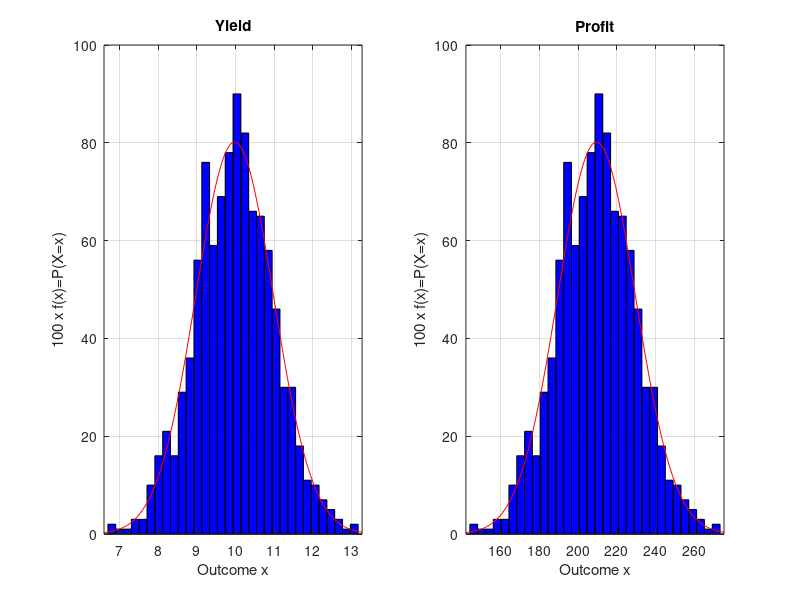
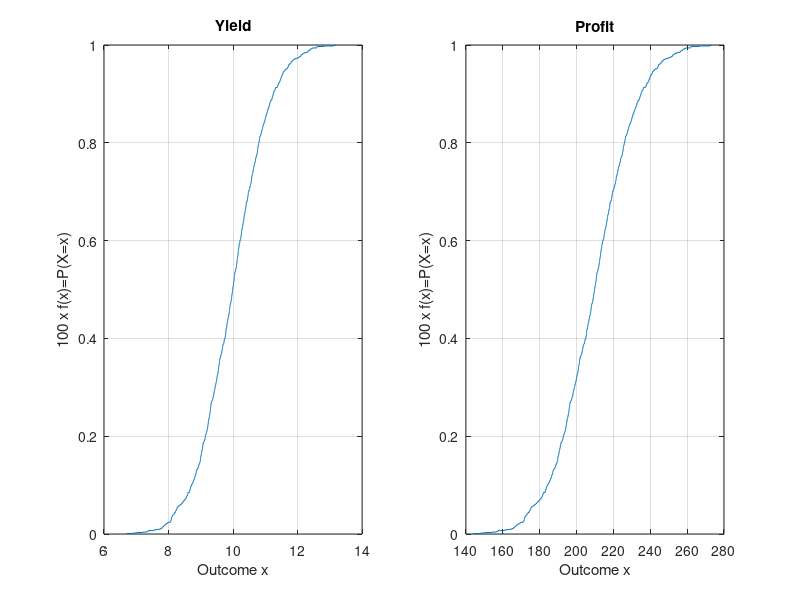

Source code (MATLAB) for these figures, in order:
% matlab example #3
% random variable transformation

clc
clear all
close all hidden

% simulate yield data plant 1
rng(0)
mu1=10; % mean
sigma1=1; % std deviation
N=1000; % number of samples
data1=normrnd(mu1,sigma1,N,1)

% compute profit
data2= 10+20*data1
mu2=10+20*mu1
sigma2=20*sigma1

% plot data 1 as histogram & cdf
figure(1)
subplot(1,2,1)
histfit(data1)
grid on
xlabel('Outcome x')
ylabel('100 x f(x)=P(X=x)')
title('Yield')

% plot data 2 as histogram & cdf
subplot(1,2,2)
histfit(data2)
grid on
xlabel('Outcome x')
ylabel('100 x f(x)=P(X=x)')
title('Profit')

mean(data1)
mean(data2)

var(data1)
var(data2)

% plot data 1 as histogram & cdf
figure(2)
subplot(1,2,1)
cdfplot(data1)
grid on
xlabel('Outcome x')
ylabel('100 x f(x)=P(X=x)')
title('Yield')

% plot data 2 as histogram & cdf
subplot(1,2,2)
cdfplot(data2)
grid on
xlabel('Outcome x')
ylabel('100 x f(x)=P(X=x)')
title('Profit')

%confirm quantiles
quantile1 = norminv(0.841,mu1,sigma1)
quantile2 = norminv(0.841,mu2,sigma2)